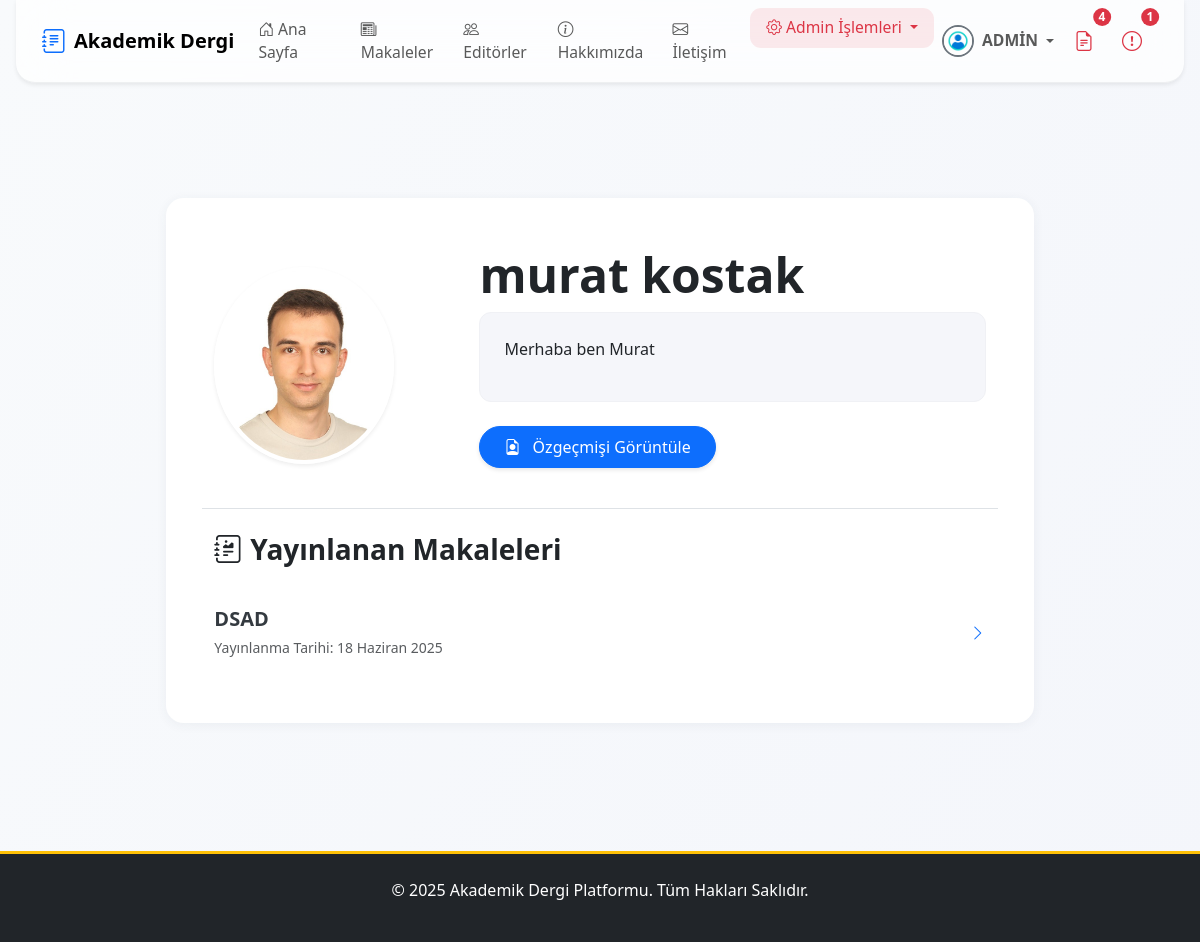
The app's page /users/profil/murat/ (signed in), older data.
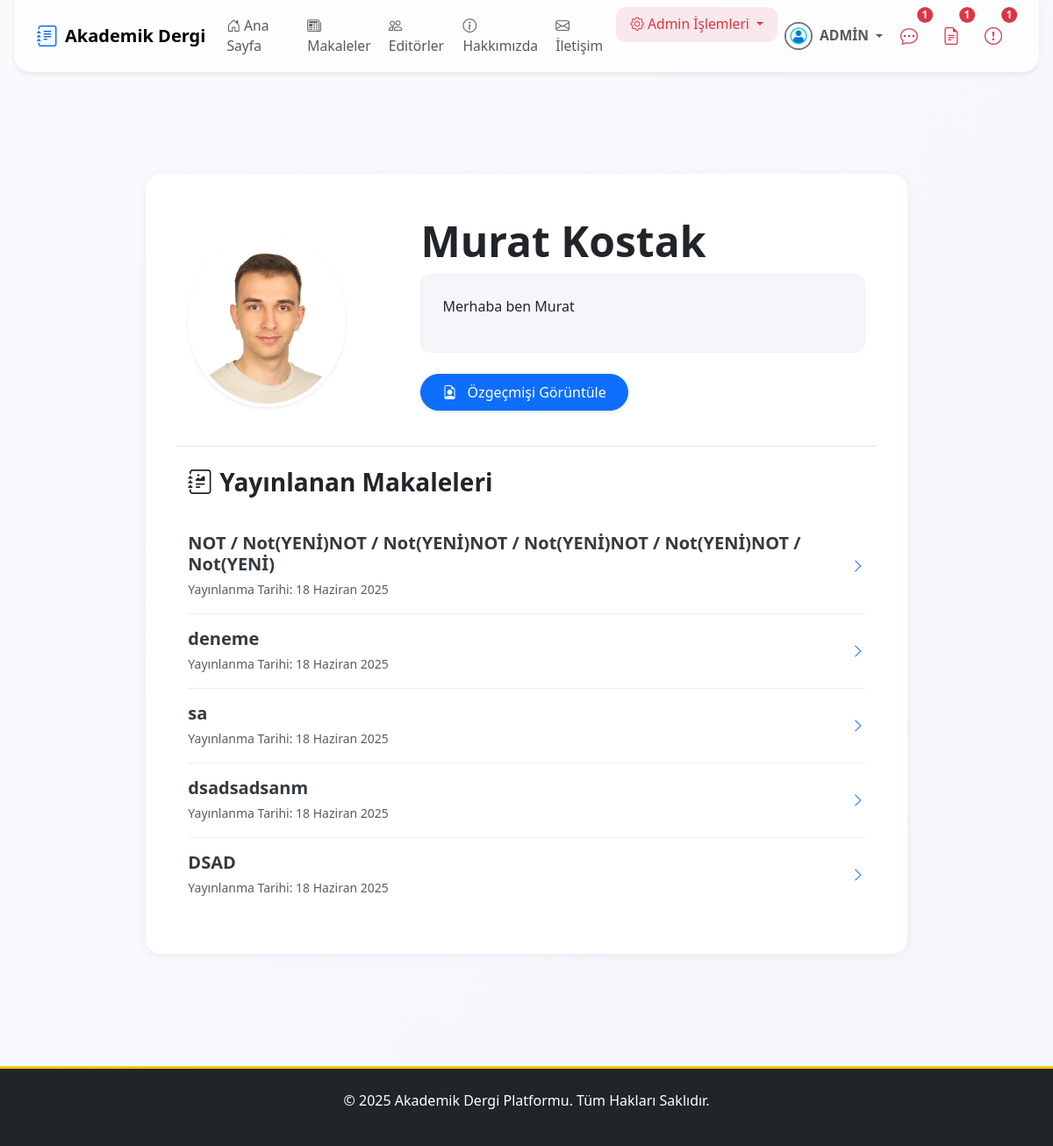
The same page, newer data.
### apps/users/models.py (models this page shows, shortened)
class User(AbstractUser):
    email = models.EmailField(unique=True, verbose_name="E-posta Adresi")
    biyografi = models.TextField(blank=True, null=True, verbose_name="Biyografi")
    profile_resmi = models.ImageField(
        upload_to=profile_pic_path,
        default='profile_pics/default.png',
        verbose_name="Profil Resmi"
    )
    resume = models.FileField(
        upload_to=resume_path,
        blank=True,
        null=True,
        verbose_name="Özgeçmiş (PDF)"
    )
    is_editor = models.BooleanField(default=False, verbose_name="Editör Yetkisi")
    goster_editorler_sayfasinda = models.BooleanField(
        default=False,
        verbose_name="Editörler Sayfasında Gösterilsin mi?"
    )
    def get_full_name(self):
        return f"{self.first_name} {self.last_name}".strip()

### apps/articles/models.py (models this page shows, shortened)
class Makale(models.Model):
    baslik = models.CharField(max_length=255, verbose_name="Başlık")
    slug = models.SlugField(max_length=255, unique=True, blank=True, help_text="Bu alan otomatik oluşturulur.")
    aciklama = models.TextField(verbose_name="Açıklama/Özet")
    pdf_dosyasi = models.FileField(upload_to=article_pdf_path, verbose_name="PDF Dosyası")
    anahtar_kelimeler = models.CharField(max_length=255, verbose_name="Anahtar Kelimeler", help_text="Kelimeleri virgül (,) ile ayırınız.", blank=True)
    yazarlar = models.ManyToManyField(Yazar, related_name='makaleler', verbose_name="Yazarlar")
    dergi_sayisi = models.ForeignKey(DergiSayisi, on_delete=models.SET_NULL, null=True, blank=True, related_name='makaleler', verbose_name="Dergi Sayısı")
    admin_notu = models.TextField(blank=True, null=True, verbose_name="Editör/Admin Notu")
    goruntulenme_sayisi = models.PositiveIntegerField(default=0, verbose_name="Görüntülenme Sayısı")
    goster_makaleler_sayfasinda = models.BooleanField(default=False, verbose_name="Yayında mı?")
    olusturulma_tarihi = models.DateTimeField(auto_now_add=True)
    guncellenme_tarihi = models.DateTimeField(auto_now=True)
    admin_notu_okundu = models.BooleanField(default=True)
    class Meta:
        verbose_name = "Makale"
        verbose_name_plural = "Makaleler"
        ordering = ['-olusturulma_tarihi']

### apps/users/views.py (the view)
# urls.py: path('profil/<str:username>/', ProfilView.as_view(), name='kullanici_profili'),
class ProfilView(DetailView):
    model = User
    template_name = 'pages/editor_profile.html'
    context_object_name = 'profil_kullanici'
    def get_object(self):
        username = self.kwargs.get('username')
        return get_object_or_404(User, username=username)
    def get_context_data(self, **kwargs):
        context = super().get_context_data(**kwargs)
        yazar_profili = self.get_object().yazar_profili if hasattr(self.get_object(), 'yazar_profili') else None
        if yazar_profili:
            context['makaleler'] = yazar_profili.makaleler.filter(goster_makaleler_sayfasinda=True).order_by('-olusturulma_tarihi')
        else:
            context['makaleler'] = []
        return context

### apps/core/context_processors.py (called while the page is built)
def notification_context(request):
    if not request.user.is_authenticated:
        return {}
    user = request.user
    context = {}
    if user.is_superuser:
        context['unread_messages_count'] = IletisimFormu.objects.filter(cevaplandi=False).count()
    else:
        context['unread_messages_count'] = 0
    if user.is_superuser or user.is_editor:
        context['draft_articles_count'] = Makale.objects.filter(goster_makaleler_sayfasinda=False).count()
    else:
        context['draft_articles_count'] = 0
    context['unread_notes_count'] = Makale.objects.filter(
        yazarlar__user_hesabi=user,
        admin_notu_okundu=False
    ).exclude(admin_notu__isnull=True).exclude(admin_notu__exact='').count()
    return context

### templates/pages/editor_profile.html (shortened to what this page needs)
{% extends "base.html" %}
{% block content %}
<div class="container py-5 animate__animated animate__fadeIn">
    <div class="row justify-content-center">
        <div class="col-lg-10">
            <div class="card modern-card shadow-lg slide-up">
                <div class="card-body p-lg-5">
                    <div class="row align-items-center mb-4 pb-4 border-bottom">
                        <div class="col-md-4 d-flex justify-content-center justify-content-md-start mb-4 mb-md-0">
                            {% if profil_kullanici.profile_resmi %}
                                <img src="{{ profil_kullanici.profile_resmi.url }}" class="rounded-circle shadow-sm img-fluid" width="180" height="180" alt="{{ profil_kullanici.get_full_name }}" style="object-fit: cover; border: 4px solid #fff;">
                            {% else %}
                                <div class="profile-image-placeholder rounded-circle shadow-sm d-inline-flex align-items-center justify-content-center bg-secondary text-white" style="width: 180px; height: 180px; border: 4px solid #fff;">
                                    <i class="bi bi-person-fill" style="font-size: 6rem;"></i>
                                </div>
                            {% endif %}
                        </div>
                        <div class="col-md-8 d-flex flex-column align-items-start">
                            <h2 class="fw-bold display-5 mb-2 text-start">{{ profil_kullanici.get_full_name|default:profil_kullanici.username }}</h2>
                            {% if profil_kullanici.biyografi %}
                                <div class="profile-info-box mb-3 p-4 text-start w-100">
                                    <p class="author-bio-box text-muted mb-0">{{ profil_kullanici.biyografi|linebreaks }}</p>
                                </div>
                            {% endif %}
                            {% if profil_kullanici.resume %}
                                <a href="{{ profil_kullanici.resume.url }}" target="_blank" class="btn btn-primary rounded-pill px-4 py-2 mb-3 align-self-start" style="margin-top: 0.5rem; max-width: 250px;">
                                    <i class="bi bi-file-earmark-person me-2"></i> Özgeçmişi Görüntüle
                                </a>
                            {% endif %}
                        </div>
                    </div>
                    <div class="mt-4">
                        <h3 class="fw-bold mb-4"><i class="bi bi-journal-richtext me-2"></i>Yayınlanan Makaleleri</h3>
                        {% if makaleler %}
                            <div class="list-group list-group-flush">
                                {% for makale in makaleler %}
                                    <a href="{% url 'makale_detail' makale.slug %}" class="list-group-item list-group-item-action d-flex justify-content-between align-items-center py-3 px-0 article-list-item">
                                        <div>
                                            <h5 class="mb-1 fw-semibold">{{ makale.baslik }}</h5>
                                            <small class="text-muted">Yayınlanma Tarihi: {{ makale.olusturulma_tarihi|date:"d F Y" }}</small>
                                        </div>
                                        <i class="bi bi-chevron-right text-primary"></i>
                                    </a>
                                {% endfor %}
                            </div>
                        {% else %}
                            <div class="text-center py-5">
                                <i class="bi bi-journal-x fs-1 text-muted mb-3"></i>
                                <p class="text-muted fs-5">Bu yazar henüz hiç makale yayınlamamış.</p>
                            </div>
                        {% endif %}
                    </div>
                </div>
            </div>
        </div>
    </div>
</div>
{% endblock %}

### templates/partials/_navbar.html (shortened to what the changed rows need)
{% load static %}
{% load form_tags %}
<nav class="navbar navbar-expand-lg navbar-light fixed-top navbar-glass shadow-sm">
    <div class="container position-relative">
        <div class="collapse navbar-collapse justify-content-between mobile-glass-menu" id="navbarNav">
            <ul class="navbar-nav align-items-center gap-lg-1 gap-2 d-none d-lg-flex">
                {% if user.is_authenticated %}
                    {% if unread_notes_count and unread_notes_count > 0 %}
                    <li class="nav-item position-relative me-2">
                        <a href="{% url 'makalelerim' %}" class="nav-link px-2" title="Yeni Admin Notu Olan Makaleler">
                            <i class="bi bi-chat-dots fs-5 text-danger"></i>
                            <span class="position-absolute top-0 start-100 translate-middle badge rounded-pill bg-danger text-white small-badge">{{ unread_notes_count }}</span>
                        </a>
                    </li>
                    {% endif %}
                    {% if user.is_superuser or user.is_editor %}
                        {% if draft_articles_count and draft_articles_count > 0 %}
                        <li class="nav-item position-relative me-2">
                            <a href="{% url 'dashboard:editor_panel' %}" class="nav-link px-2" title="Taslak Makaleler">
                                <i class="bi bi-file-earmark-text fs-5 text-danger"></i>
                                <span class="position-absolute top-0 start-100 translate-middle badge rounded-pill bg-danger text-white small-badge">{{ draft_articles_count }}</span>
                            </a>
                        </li>
                        {% endif %}
                    {% endif %}
                {% endif %}
            </ul>
        </div>
    </div>
</nav>

Row changes from the older to the newer data that the page shows:
changed User "Merhaba ben Murat": get_full_name "murat kostak" → "Murat Kostak"
added Makale: baslik "NOT / Not(YENİ)NOT / Not(YENİ)NOT / Not(YENİ)NOT / Not(YENİ)NOT / Not(YENİ)", olusturulma_tarihi "18 Haziran 2025"
added Makale: baslik "deneme", olusturulma_tarihi "18 Haziran 2025"
added Makale: baslik "sa", olusturulma_tarihi "18 Haziran 2025"
now on this page (row edited): Makale: baslik "dsadsadsanm", olusturulma_tarihi "18 Haziran 2025"
Text that changed along with them:
{{ unread_notes_count }}: (not shown) → "1"
{{ draft_articles_count }}: "4" → "1"
